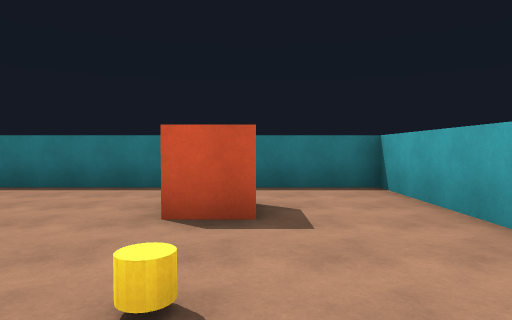
View 1 (above)

14 first-person views from a walk through a scene from a Unity 3-D project. The camera is 1.5 m above the floor, tilts 2° down and sees 75° across. The floor is counted in squares, 2 m on a side. Each view is taken from the middle of a square. On the plan, view 1 faces up. The plan holds only what a view shows up to about 11 squares ahead; the rest is blank.

View 2
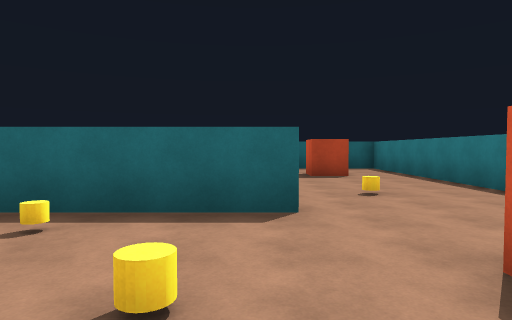

View 3
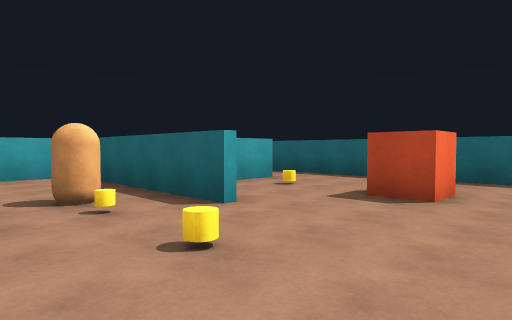

View 4
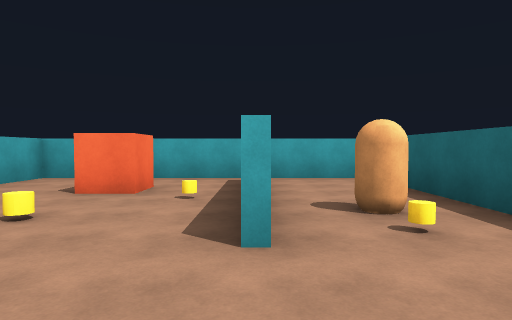

View 5
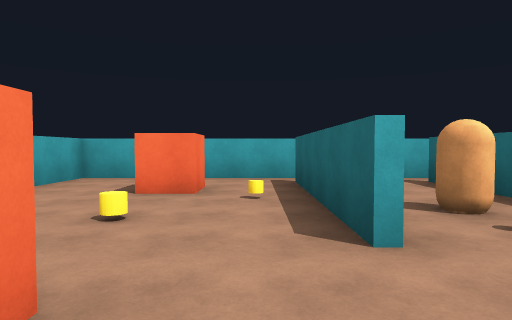

View 6
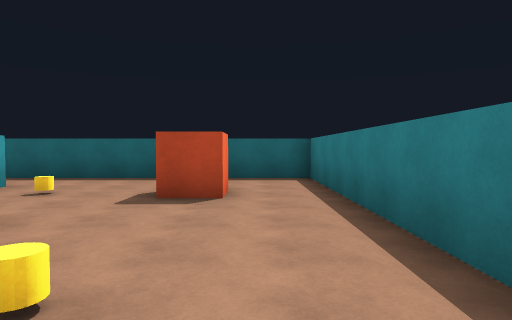

View 7
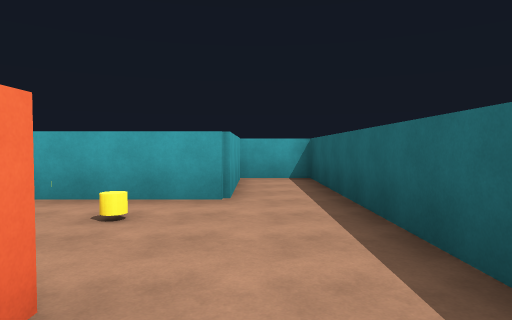

View 8
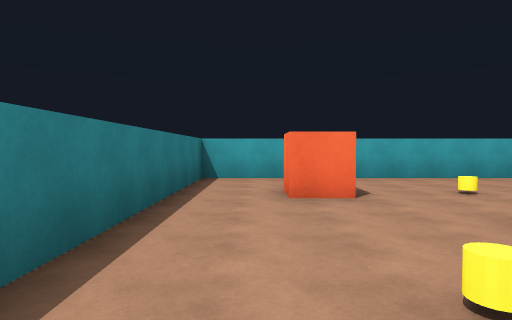

View 9
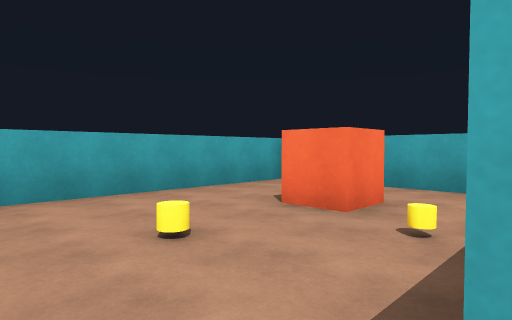

View 10
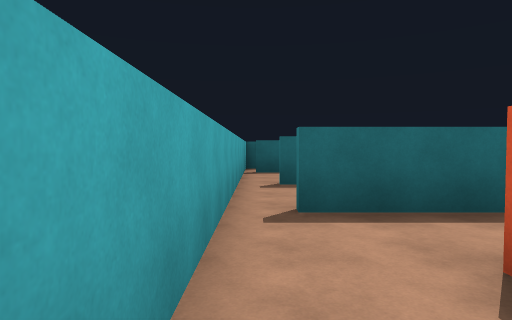

View 11
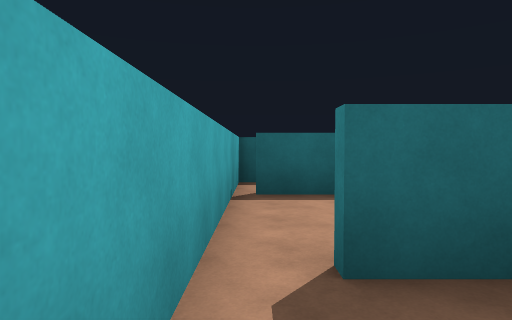

View 12
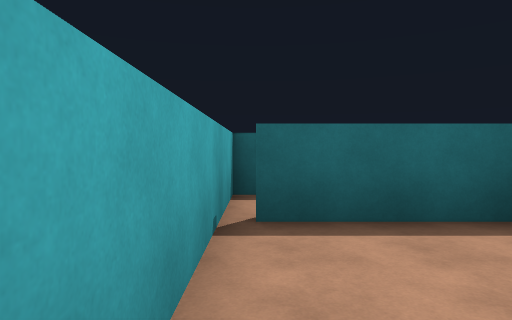

View 13
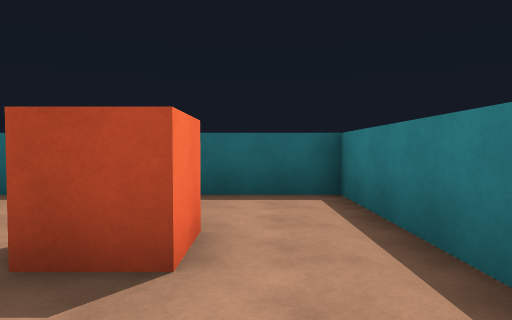

View 14
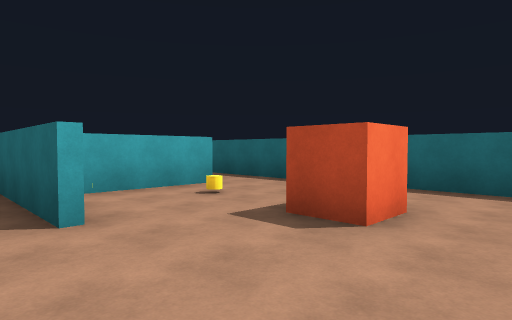

### Floor plan
Ten units are one square. View 1 is at (0, 0); x grows to the right and y downward. Boxes are objects, and circles mark ways between rooms. Rooms are numbered by the first view taken in them; rooms with no view inside come last. Other rooms are left out.
<svg viewBox="-119 -69 148 108">
<path fill="none" stroke="#000" d="M-29 -25 -29 25M-59 -26 -59 25M-55 34 24 34 24 -64 -114 -64 -114 34 -89 34M-96 28 -96 -1 -66 -1M-89 34 -55 34M-94 4 -94 30"/>
<rect x="-95" y="-45" width="20" height="10" fill="#bbb"><title>other object</title></rect>
<rect x="-85" y="-15" width="10" height="10" fill="#bbb"><title>other object</title></rect>
<rect x="-45" y="-15" width="10" height="10" fill="#bbb"><title>other object</title></rect>
<rect x="-45" y="-45" width="10" height="10" fill="#bbb"><title>other object</title></rect>
<rect x="-15" y="5" width="20" height="10" fill="#bbb"><title>other object</title></rect>
<rect x="-15" y="-45" width="20" height="10" fill="#bbb"><title>other object</title></rect>
<rect x="-5" y="-15" width="10" height="10" fill="#bbb"><title>other object</title></rect>
<circle cx="-60" cy="30" r="3" fill="#2a7"/>
<text x="-40" y="-20">1</text>
<text x="-70" y="20">2</text>
</svg>
Room 1 opens to room 2.

Where each view was taken, in squares from view 1:
view 1: 0 up, 0 right, facing up
view 2: 2 up, 1 right, facing left
view 3: 6 up, 3 left, facing down-left
view 4: 5 up, 3 left, facing down
view 5: 5 up, 2 left, facing down
view 6: 5 up, 3 left, facing left
view 7: 5 up, 10 left, facing down
view 8: 5 up, 6 left, facing right
view 9: 3 up, 3 left, facing down-right
view 10: 3 down, 1 right, facing left
view 11: 3 down, 4 left, facing left
view 12: 3 down, 6 left, facing left
view 13: 5 up, 6 left, facing left
view 14: 6 up, 5 left, facing down-left
